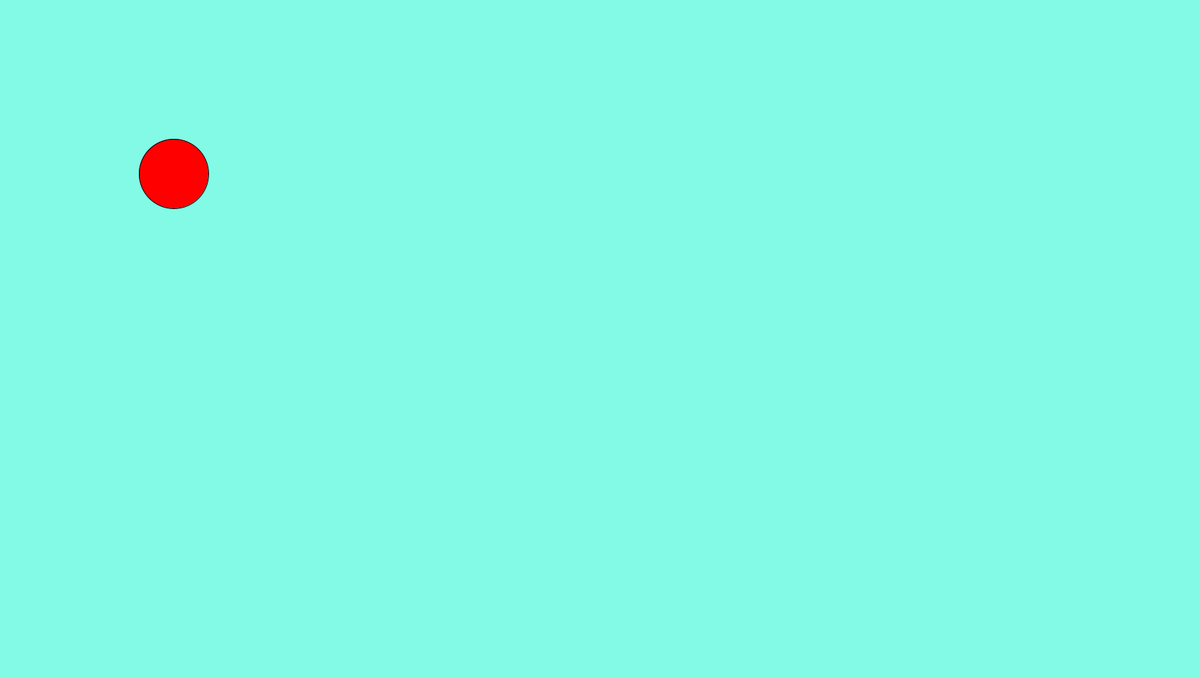
Frame 1 (no input)
Frame 60 (the mouse pressed at the canvas centre just before this capture): identical to frame 1, image omitted
Frame 120 (the mouse held since frame 60 and released just before this capture): identical to frame 1, image omitted

The Processing sketch that drew this single still picture (run headless with seeded random() and noise(); from frame 60 on, the mouse is pressed at the canvas centre):

// Processing sketch: slippery_dot
// ── slippery_dot.pde
/*** When you are done, this program will draw an ellipse 
     that jumps to new location each time you click on it.
***/
 
 // 1. Create three integer variables to represent the x, y, and the size of the ellipse
  int x = 250;
  int y = 250;
  int ellipseSize = 100;
  
    void setup() {
      // 2. Set the size of your sketch
    size(1728,975);
    }
    
    void draw() {
    
      // 3. Set the background color of your sketch
      background(130,250,230);
      // 4. Draw an ellipse using the variables created at the top of the sketch for the location and size of your ellipse. 
      //    Make sure it fits in the window. Change the variables if it does not.
    fill(255,0,0);
    ellipse(x,y, ellipseSize, ellipseSize);
    
    }
    
    /******** This method gets called automatically when you press the mouse ************/
    void mousePressed() {
      //5. Create an integer variable called distance
       int distance =  getDistanceFromMouse(x,y);
      //6. The getDistanceFromMouse() method below returns a number.
      //   Set the value of your distance variable to the value returned by the getDistance method
      //   You will need to pass the x and y location of your ellipse to this method.
 
          
      //7.  Use an if statement to check if your distance variable is < the radius of the ellipse
      //    If it is, make a new x AND y for the ellipse, for a new random location on the window
      //    Hint: Use code like this      x = (int) random(width);
       if(distance<50){
      x=(int) random (width);
      y=(int) random (height);
      
      
    }
    }
    
    /********  This method gives you the number of pixels between the mouse and the x,y point ***********/
    int getDistanceFromMouse(int x, int y) {
      return (int)Math.sqrt(Math.pow((mouseX-x),2) + Math.pow((mouseY-y),2));
    }
